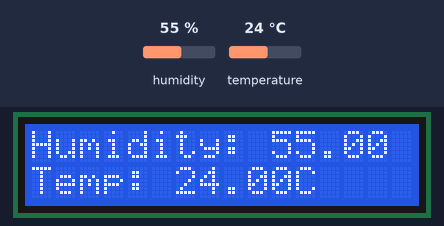
A sketch run on a simulated Arduino Uno, built with avr-gcc and run on an emulated ATmega328P. Parts: 16×2 character LCD. The test bench sets the inputs (shaded band); at power-on: humidity 55 %, temperature 24 °C. What the sketch prints to the serial monitor is not drawn.

Above: at 1.2 s.
1.3 s: humidity set to 22 %
At 2.5 s:
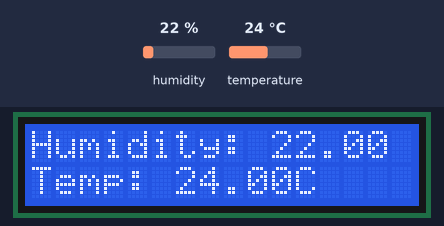
4.0 s: temperature set to 12 °C
At 5.4 s:
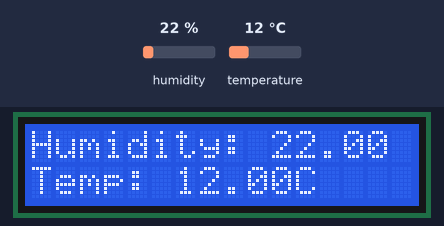
6.7 s: humidity set to 40 %
At 8.6 s:
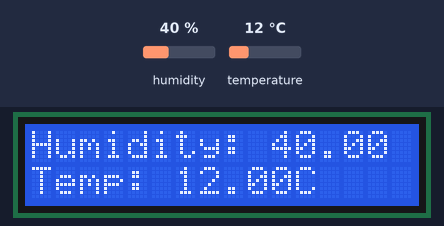
9.7 s: temperature set to 19 °C
At 11.5 s:
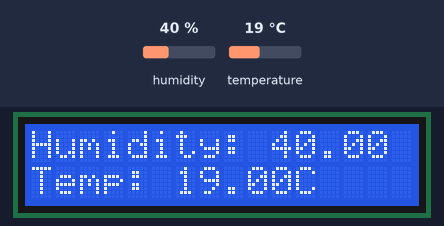
Timing chart, 0 to 13.0 s (numbered marks = the images above; inputs shaded):
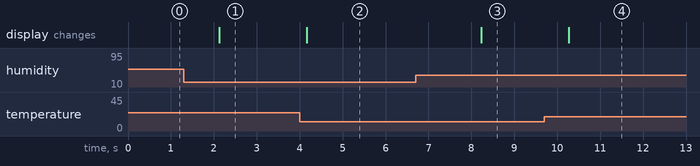

Measured:
- after the input at 1.3 s, the display: changes after 0.83 s (image 1)
- after the input at 4.0 s, the display: changes after 0.16 s (image 2)
- after the input at 6.7 s, the display: changes after 1.5 s (image 3)
- after the input at 9.7 s, the display: changes after 0.57 s (image 4)

The sketch:

HandT_Device.ino
```cpp
#include <DHT.h>
#define Type DHT11
#include <LiquidCrystal.h>
int sensePin = 2;
int rs = 7;
int en = 8;
int d4 = 9;
int d5 = 10;
int d6 = 11;
int d7 = 12;
float Humidity;
float TempC;
float TempF;
int setTime;
LiquidCrystal lcd(rs,en,d4,d5,d6,d7);
DHT HT(sensePin,Type);

void setup() {

  HT.begin();
  lcd.begin(16,2);
  Serial.begin(9600);

}

void loop() {


  Humidity = HT.readHumidity();
  TempC = HT.readTemperature();
  TempF = HT.readTemperature(true);

  lcd.setCursor(0,0);
  lcd.print("Humidity: ");
  lcd.print(Humidity);

  lcd.setCursor(0,1);
  lcd.print("Temp: ");
  lcd.print(TempC);
  lcd.print("C");

  Serial.print("Humidity: ");
  Serial.print(Humidity);
  Serial.print("TempC: ");
  Serial.print(TempC);
  Serial.print("TempF: ");
  Serial.println(TempF);
  delay(100);


}
```
